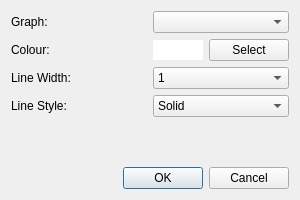
<?xml version="1.0" encoding="UTF-8"?>
<ui version="4.0">
 <class>GraphStyleDialog</class>
 <widget class="QDialog" name="GraphStyleDialog">
  <property name="geometry">
   <rect>
    <x>0</x>
    <y>0</y>
    <width>300</width>
    <height>200</height>
   </rect>
  </property>
  <property name="minimumSize">
   <size>
    <width>300</width>
    <height>200</height>
   </size>
  </property>
  <property name="maximumSize">
   <size>
    <width>300</width>
    <height>200</height>
   </size>
  </property>
  <property name="windowTitle">
   <string>Dialog</string>
  </property>
  <layout class="QVBoxLayout" name="verticalLayout_3">
   <item>
    <layout class="QHBoxLayout" name="horizontalLayout_2">
     <item>
      <layout class="QVBoxLayout" name="verticalLayout">
       <item>
        <widget class="QLabel" name="label">
         <property name="text">
          <string>Graph:</string>
         </property>
        </widget>
       </item>
       <item>
        <widget class="QLabel" name="label_2">
         <property name="text">
          <string>Colour:</string>
         </property>
        </widget>
       </item>
       <item>
        <widget class="QLabel" name="label_3">
         <property name="text">
          <string>Line Width:</string>
         </property>
        </widget>
       </item>
       <item>
        <widget class="QLabel" name="label_4">
         <property name="text">
          <string>Line Style:</string>
         </property>
        </widget>
       </item>
      </layout>
     </item>
     <item>
      <spacer name="horizontalSpacer">
       <property name="orientation">
        <enum>Qt::Horizontal</enum>
       </property>
       <property name="sizeHint" stdset="0">
        <size>
         <width>40</width>
         <height>20</height>
        </size>
       </property>
      </spacer>
     </item>
     <item>
      <layout class="QVBoxLayout" name="verticalLayout_2">
       <item>
        <widget class="QComboBox" name="graphSelectionBox"/>
       </item>
       <item>
        <layout class="QHBoxLayout" name="horizontalLayout">
         <item>
          <widget class="QLineEdit" name="colourDisplayBox">
           <property name="minimumSize">
            <size>
             <width>50</width>
             <height>20</height>
            </size>
           </property>
           <property name="maximumSize">
            <size>
             <width>50</width>
             <height>20</height>
            </size>
           </property>
           <property name="frame">
            <bool>false</bool>
           </property>
           <property name="readOnly">
            <bool>true</bool>
           </property>
          </widget>
         </item>
         <item>
          <widget class="QPushButton" name="selectColourButton">
           <property name="text">
            <string>Select</string>
           </property>
          </widget>
         </item>
        </layout>
       </item>
       <item>
        <widget class="QComboBox" name="widthSelectionBox">
         <item>
          <property name="text">
           <string>1</string>
          </property>
         </item>
         <item>
          <property name="text">
           <string>2</string>
          </property>
         </item>
         <item>
          <property name="text">
           <string>3</string>
          </property>
         </item>
         <item>
          <property name="text">
           <string>4</string>
          </property>
         </item>
        </widget>
       </item>
       <item>
        <widget class="QComboBox" name="styleSelectionBox">
         <item>
          <property name="text">
           <string>Solid</string>
          </property>
         </item>
         <item>
          <property name="text">
           <string>Dashed</string>
          </property>
         </item>
         <item>
          <property name="text">
           <string>Dotted</string>
          </property>
         </item>
         <item>
          <property name="text">
           <string>Dash Dot</string>
          </property>
         </item>
        </widget>
       </item>
      </layout>
     </item>
    </layout>
   </item>
   <item>
    <spacer name="verticalSpacer">
     <property name="orientation">
      <enum>Qt::Vertical</enum>
     </property>
     <property name="sizeHint" stdset="0">
      <size>
       <width>20</width>
       <height>1</height>
      </size>
     </property>
    </spacer>
   </item>
   <item>
    <widget class="QDialogButtonBox" name="submitButton">
     <property name="standardButtons">
      <set>QDialogButtonBox::Cancel|QDialogButtonBox::Ok</set>
     </property>
    </widget>
   </item>
  </layout>
 </widget>
 <tabstops>
  <tabstop>graphSelectionBox</tabstop>
  <tabstop>selectColourButton</tabstop>
  <tabstop>widthSelectionBox</tabstop>
  <tabstop>styleSelectionBox</tabstop>
 </tabstops>
 <resources/>
 <connections/>
</ui>
